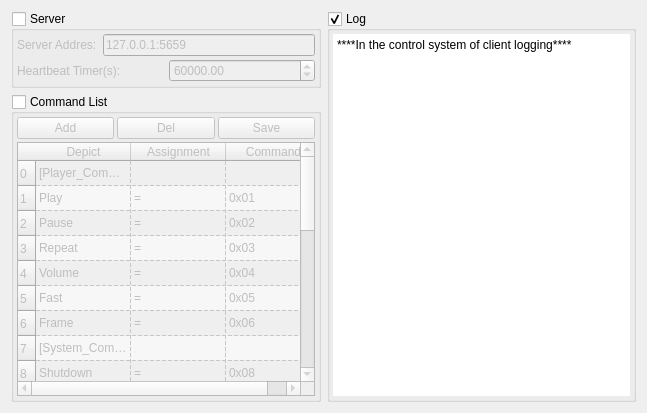
<?xml version="1.0" encoding="UTF-8"?>
<ui version="4.0">
 <class>Widget</class>
 <widget class="QWidget" name="Widget">
  <property name="geometry">
   <rect>
    <x>0</x>
    <y>0</y>
    <width>647</width>
    <height>413</height>
   </rect>
  </property>
  <property name="windowTitle">
   <string>Client</string>
  </property>
  <property name="windowIcon">
   <iconset resource="../res/resource.qrc">
    <normaloff>:/ico/ico/home_server.png</normaloff>:/ico/ico/home_server.png</iconset>
  </property>
  <layout class="QGridLayout" name="gridLayout_4">
   <item row="0" column="0">
    <widget class="QGroupBox" name="groupBox">
     <property name="title">
      <string>Server</string>
     </property>
     <property name="flat">
      <bool>false</bool>
     </property>
     <property name="checkable">
      <bool>true</bool>
     </property>
     <property name="checked">
      <bool>false</bool>
     </property>
     <layout class="QGridLayout" name="gridLayout_2">
      <property name="leftMargin">
       <number>3</number>
      </property>
      <property name="topMargin">
       <number>3</number>
      </property>
      <property name="rightMargin">
       <number>3</number>
      </property>
      <property name="bottomMargin">
       <number>3</number>
      </property>
      <property name="spacing">
       <number>3</number>
      </property>
      <item row="0" column="0">
       <layout class="QHBoxLayout" name="horizontalLayout">
        <item>
         <widget class="QLabel" name="label">
          <property name="text">
           <string>Server Addres:</string>
          </property>
         </widget>
        </item>
        <item>
         <widget class="QLineEdit" name="server_addres">
          <property name="text">
           <string>127.0.0.1:5659</string>
          </property>
         </widget>
        </item>
       </layout>
      </item>
      <item row="1" column="0">
       <layout class="QHBoxLayout" name="horizontalLayout_2">
        <item>
         <widget class="QLabel" name="label_2">
          <property name="text">
           <string>Heartbeat Timer(s):</string>
          </property>
         </widget>
        </item>
        <item>
         <widget class="QDoubleSpinBox" name="heartbeat_time">
          <property name="minimum">
           <double>1000.000000000000000</double>
          </property>
          <property name="maximum">
           <double>1000000000.000000000000000</double>
          </property>
          <property name="singleStep">
           <double>100.000000000000000</double>
          </property>
          <property name="value">
           <double>60000.000000000000000</double>
          </property>
         </widget>
        </item>
       </layout>
      </item>
     </layout>
    </widget>
   </item>
   <item row="0" column="1" rowspan="2">
    <widget class="QGroupBox" name="groupBox_3">
     <property name="title">
      <string>Log</string>
     </property>
     <property name="checkable">
      <bool>true</bool>
     </property>
     <property name="checked">
      <bool>true</bool>
     </property>
     <layout class="QGridLayout" name="gridLayout_3">
      <property name="leftMargin">
       <number>3</number>
      </property>
      <property name="topMargin">
       <number>3</number>
      </property>
      <property name="rightMargin">
       <number>3</number>
      </property>
      <property name="bottomMargin">
       <number>3</number>
      </property>
      <property name="spacing">
       <number>3</number>
      </property>
      <item row="0" column="0">
       <widget class="QTextEdit" name="log_text">
        <property name="enabled">
         <bool>true</bool>
        </property>
        <property name="frameShape">
         <enum>QFrame::NoFrame</enum>
        </property>
        <property name="tabChangesFocus">
         <bool>false</bool>
        </property>
        <property name="undoRedoEnabled">
         <bool>true</bool>
        </property>
        <property name="lineWrapMode">
         <enum>QTextEdit::WidgetWidth</enum>
        </property>
        <property name="readOnly">
         <bool>false</bool>
        </property>
        <property name="html">
         <string>&lt;!DOCTYPE HTML PUBLIC &quot;-//W3C//DTD HTML 4.0//EN&quot; &quot;http://www.w3.org/TR/REC-html40/strict.dtd&quot;&gt;
&lt;html&gt;&lt;head&gt;&lt;meta name=&quot;qrichtext&quot; content=&quot;1&quot; /&gt;&lt;style type=&quot;text/css&quot;&gt;
p, li { white-space: pre-wrap; }
&lt;/style&gt;&lt;/head&gt;&lt;body style=&quot; font-family:'SimSun'; font-size:9pt; font-weight:400; font-style:normal;&quot;&gt;
&lt;p style=&quot; margin-top:0px; margin-bottom:0px; margin-left:0px; margin-right:0px; -qt-block-indent:0; text-indent:0px;&quot;&gt;****In the control system of client logging****&lt;/p&gt;&lt;/body&gt;&lt;/html&gt;</string>
        </property>
        <property name="acceptRichText">
         <bool>true</bool>
        </property>
       </widget>
      </item>
     </layout>
    </widget>
   </item>
   <item row="1" column="0">
    <widget class="QGroupBox" name="groupBox_2">
     <property name="title">
      <string>Command List</string>
     </property>
     <property name="checkable">
      <bool>true</bool>
     </property>
     <property name="checked">
      <bool>false</bool>
     </property>
     <layout class="QGridLayout" name="gridLayout">
      <property name="leftMargin">
       <number>3</number>
      </property>
      <property name="topMargin">
       <number>3</number>
      </property>
      <property name="rightMargin">
       <number>3</number>
      </property>
      <property name="bottomMargin">
       <number>3</number>
      </property>
      <property name="spacing">
       <number>3</number>
      </property>
      <item row="0" column="0">
       <widget class="QPushButton" name="add_rows">
        <property name="text">
         <string>Add</string>
        </property>
       </widget>
      </item>
      <item row="0" column="1">
       <widget class="QPushButton" name="del_rows">
        <property name="text">
         <string>Del</string>
        </property>
       </widget>
      </item>
      <item row="0" column="2">
       <widget class="QPushButton" name="save">
        <property name="text">
         <string>Save</string>
        </property>
       </widget>
      </item>
      <item row="1" column="0" colspan="3">
       <widget class="QTableWidget" name="configure_table">
        <property name="verticalScrollBarPolicy">
         <enum>Qt::ScrollBarAsNeeded</enum>
        </property>
        <property name="autoScroll">
         <bool>true</bool>
        </property>
        <property name="dragEnabled">
         <bool>false</bool>
        </property>
        <property name="dragDropMode">
         <enum>QAbstractItemView::NoDragDrop</enum>
        </property>
        <property name="alternatingRowColors">
         <bool>true</bool>
        </property>
        <property name="verticalScrollMode">
         <enum>QAbstractItemView::ScrollPerPixel</enum>
        </property>
        <property name="horizontalScrollMode">
         <enum>QAbstractItemView::ScrollPerPixel</enum>
        </property>
        <property name="showGrid">
         <bool>true</bool>
        </property>
        <property name="gridStyle">
         <enum>Qt::DashLine</enum>
        </property>
        <property name="sortingEnabled">
         <bool>false</bool>
        </property>
        <property name="wordWrap">
         <bool>true</bool>
        </property>
        <property name="cornerButtonEnabled">
         <bool>false</bool>
        </property>
        <property name="rowCount">
         <number>25</number>
        </property>
        <attribute name="horizontalHeaderVisible">
         <bool>true</bool>
        </attribute>
        <attribute name="horizontalHeaderCascadingSectionResizes">
         <bool>true</bool>
        </attribute>
        <attribute name="horizontalHeaderDefaultSectionSize">
         <number>95</number>
        </attribute>
        <attribute name="horizontalHeaderHighlightSections">
         <bool>true</bool>
        </attribute>
        <attribute name="horizontalHeaderMinimumSectionSize">
         <number>0</number>
        </attribute>
        <attribute name="horizontalHeaderShowSortIndicator" stdset="0">
         <bool>false</bool>
        </attribute>
        <attribute name="horizontalHeaderStretchLastSection">
         <bool>true</bool>
        </attribute>
        <attribute name="verticalHeaderCascadingSectionResizes">
         <bool>true</bool>
        </attribute>
        <attribute name="verticalHeaderDefaultSectionSize">
         <number>25</number>
        </attribute>
        <attribute name="verticalHeaderHighlightSections">
         <bool>true</bool>
        </attribute>
        <attribute name="verticalHeaderMinimumSectionSize">
         <number>0</number>
        </attribute>
        <attribute name="verticalHeaderShowSortIndicator" stdset="0">
         <bool>false</bool>
        </attribute>
        <attribute name="verticalHeaderStretchLastSection">
         <bool>false</bool>
        </attribute>
        <row>
         <property name="text">
          <string>0</string>
         </property>
        </row>
        <row>
         <property name="text">
          <string>1</string>
         </property>
        </row>
        <row>
         <property name="text">
          <string>2</string>
         </property>
        </row>
        <row>
         <property name="text">
          <string>3</string>
         </property>
        </row>
        <row>
         <property name="text">
          <string>4</string>
         </property>
        </row>
        <row>
         <property name="text">
          <string>5</string>
         </property>
        </row>
        <row>
         <property name="text">
          <string>6</string>
         </property>
        </row>
        <row>
         <property name="text">
          <string>7</string>
         </property>
        </row>
        <row>
         <property name="text">
          <string>8</string>
         </property>
        </row>
        <row>
         <property name="text">
          <string>9</string>
         </property>
        </row>
        <row>
         <property name="text">
          <string>10</string>
         </property>
        </row>
        <row>
         <property name="text">
          <string>11</string>
         </property>
        </row>
        <row>
         <property name="text">
          <string>12</string>
         </property>
        </row>
        <row>
         <property name="text">
          <string>13</string>
         </property>
        </row>
        <row>
         <property name="text">
          <string>14</string>
         </property>
        </row>
        <row>
         <property name="text">
          <string>16</string>
         </property>
        </row>
        <row>
         <property name="text">
          <string>17</string>
         </property>
        </row>
        <row>
         <property name="text">
          <string>18</string>
         </property>
        </row>
        <row>
         <property name="text">
          <string>20</string>
         </property>
        </row>
        <row>
         <property name="text">
          <string>21</string>
         </property>
        </row>
        <row>
         <property name="text">
          <string>22</string>
         </property>
        </row>
        <row>
         <property name="text">
          <string>23</string>
         </property>
        </row>
        <row>
         <property name="text">
          <string>24</string>
         </property>
        </row>
        <row>
         <property name="text">
          <string>25</string>
         </property>
        </row>
        <row/>
        <column>
         <property name="text">
          <string>Depict</string>
         </property>
        </column>
        <column>
         <property name="text">
          <string>Assignment</string>
         </property>
        </column>
        <column>
         <property name="text">
          <string>Command</string>
         </property>
        </column>
        <item row="0" column="0">
         <property name="text">
          <string>[Player_Command]</string>
         </property>
        </item>
        <item row="0" column="1">
         <property name="text">
          <string/>
         </property>
        </item>
        <item row="1" column="0">
         <property name="text">
          <string>Play</string>
         </property>
        </item>
        <item row="1" column="1">
         <property name="text">
          <string>=</string>
         </property>
        </item>
        <item row="1" column="2">
         <property name="text">
          <string>0x01</string>
         </property>
        </item>
        <item row="2" column="0">
         <property name="text">
          <string>Pause</string>
         </property>
        </item>
        <item row="2" column="1">
         <property name="text">
          <string>=</string>
         </property>
        </item>
        <item row="2" column="2">
         <property name="text">
          <string>0x02</string>
         </property>
        </item>
        <item row="3" column="0">
         <property name="text">
          <string>Repeat</string>
         </property>
        </item>
        <item row="3" column="1">
         <property name="text">
          <string>=</string>
         </property>
        </item>
        <item row="3" column="2">
         <property name="text">
          <string>0x03</string>
         </property>
        </item>
        <item row="4" column="0">
         <property name="text">
          <string>Volume</string>
         </property>
        </item>
        <item row="4" column="1">
         <property name="text">
          <string>=</string>
         </property>
        </item>
        <item row="4" column="2">
         <property name="text">
          <string>0x04</string>
         </property>
        </item>
        <item row="5" column="0">
         <property name="text">
          <string>Fast</string>
         </property>
        </item>
        <item row="5" column="1">
         <property name="text">
          <string>=</string>
         </property>
        </item>
        <item row="5" column="2">
         <property name="text">
          <string>0x05</string>
         </property>
        </item>
        <item row="6" column="0">
         <property name="text">
          <string>Frame</string>
         </property>
        </item>
        <item row="6" column="1">
         <property name="text">
          <string>=</string>
         </property>
        </item>
        <item row="6" column="2">
         <property name="text">
          <string>0x06</string>
         </property>
        </item>
        <item row="7" column="0">
         <property name="text">
          <string>[System_Command]</string>
         </property>
        </item>
        <item row="7" column="2">
         <property name="text">
          <string/>
         </property>
        </item>
        <item row="8" column="0">
         <property name="text">
          <string>Shutdown</string>
         </property>
        </item>
        <item row="8" column="1">
         <property name="text">
          <string>=</string>
         </property>
        </item>
        <item row="8" column="2">
         <property name="text">
          <string>0x08</string>
         </property>
        </item>
        <item row="9" column="0">
         <property name="text">
          <string>Boot</string>
         </property>
        </item>
        <item row="9" column="1">
         <property name="text">
          <string>=</string>
         </property>
        </item>
        <item row="9" column="2">
         <property name="text">
          <string>0x09</string>
         </property>
        </item>
        <item row="10" column="0">
         <property name="text">
          <string>Volume</string>
         </property>
        </item>
        <item row="10" column="1">
         <property name="text">
          <string>=</string>
         </property>
        </item>
        <item row="10" column="2">
         <property name="text">
          <string>0x10</string>
         </property>
        </item>
        <item row="11" column="0">
         <property name="text">
          <string>Keyboard</string>
         </property>
        </item>
        <item row="11" column="1">
         <property name="text">
          <string>=</string>
         </property>
        </item>
        <item row="11" column="2">
         <property name="text">
          <string>0x11</string>
         </property>
        </item>
        <item row="12" column="0">
         <property name="text">
          <string>Mouse </string>
         </property>
        </item>
        <item row="12" column="1">
         <property name="text">
          <string>=</string>
         </property>
        </item>
        <item row="12" column="2">
         <property name="text">
          <string>0x12</string>
         </property>
        </item>
        <item row="13" column="0">
         <property name="text">
          <string>Restart</string>
         </property>
        </item>
        <item row="13" column="1">
         <property name="text">
          <string>=</string>
         </property>
        </item>
        <item row="13" column="2">
         <property name="text">
          <string>0x13</string>
         </property>
        </item>
        <item row="24" column="0">
         <property name="text">
          <string/>
         </property>
        </item>
        <item row="24" column="1">
         <property name="text">
          <string/>
         </property>
        </item>
        <item row="24" column="2">
         <property name="text">
          <string/>
         </property>
        </item>
       </widget>
      </item>
     </layout>
    </widget>
   </item>
  </layout>
 </widget>
 <layoutdefault spacing="6" margin="11"/>
 <resources>
  <include location="../res/resource.qrc"/>
 </resources>
 <connections/>
</ui>
